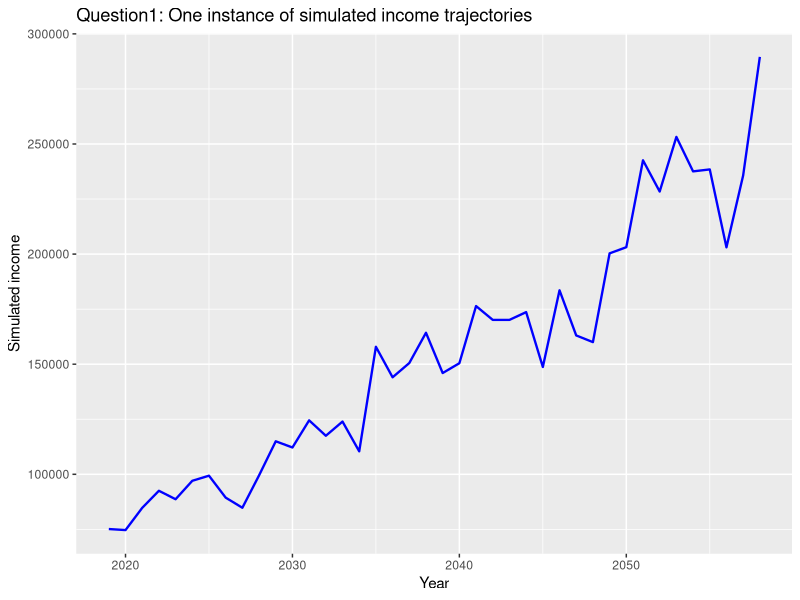

The R script that drew this image: (Note: this script raises an error after producing the figure.)
## ---- chunk 1
knitr::opts_chunk$set(echo = TRUE)
library(ggplot2)
rm(list = ls())
options(warn=-1)

## ---- chunk 2
# ===================
# inc_sim is a function to simulate the income trajectory of all simulations
# ===================

inc_sim = function(inc0, rho, g, sigma, start_time, end_time, ntrials, seed){
  set.seed(seed)
  # set up the matrix, row represents simulations and column represents time
  duration = end_time - start_time + 1
  inc_mat = as.data.frame(matrix(rep(NA, ntrials * duration), nrow = ntrials))
  rownames(inc_mat) = paste0("sim", seq(1 : ntrials))
  colnames(inc_mat) = seq(start_time, end_time)
  
  # simulate the shocks matrix
  eps_mat = as.data.frame(matrix(rnorm(ntrials * duration, 0, sigma), 
                                 nrow = ntrials, byrow = F))
  rownames(eps_mat) = paste0("sim", seq(1 : ntrials))
  colnames(eps_mat) = seq(start_time, end_time)
  
  #initialize the start year's income
  inc_mat[as.character(start_time)] = log(inc0) + 
    eps_mat[as.character(start_time)]
  
  for (year in (start_time + 1):end_time){
    inc_mat[as.character(year)] = 
      (1 - rho) * (log(inc0) + g * (year - start_time)) +
      rho * inc_mat[as.character(year - 1)] +
      eps_mat[as.character(year)]
  }
  
  return(exp(inc_mat))
  }
## ---- chunk 3
#initialize parameters
inc0 = 80000
rho = 0.2
g = 0.03
sigma = 0.1
start_time = 2019
end_time = 2058
ntrials = 10000
seed = 1
# simulate income trajectories for question 1
inc_mat1 = inc_sim(inc0, rho, g, sigma, start_time, end_time, ntrials, seed)

# pick out a simulated trajectory and plot it
inc_sim1 = as.data.frame(t(inc_mat1[1,]))
inc_sim1$year = as.numeric(rownames(inc_sim1))
plot1 = ggplot(inc_sim1, aes(year, sim1)) +
  geom_line(color = "blue", size = .8) +
  ylab("Simulated income") +
  xlab("Year") +
  ggtitle("Question1: One instance of simulated income trajectories")
print(plot1)


## ---- chunk 4
inc_start = inc_mat1[as.character(start_time)]

plot2 = ggplot(inc_mat1, aes(x = inc_mat1[as.character(start_time)])) +
  geom_histogram(bins = 50) + 
  ylab("Count of simulations") +
  xlab("Simulated start income") +
  ggtitle("Question 2: distribution of simulated start income")


print(plot2)


# calculate the upper and lower tail of the start income distribution
uppertail =  100 * length(inc_start[inc_start > 100000])/ntrials
lowertail =  100 * length(inc_start[inc_start < 70000])/ntrials
print(paste0("Percentage of class earning more than 100000: ", uppertail))
print(paste0("Percentage of class earning less than 70000: ", lowertail))


## ---- chunk 5

payoff_year = function(inc_mat, debt, end_time){
  payment_mat = t(apply(inc_mat * 0.1, 1, cumsum))    # calculate cumulative payments
  payment_mat[payment_mat < debt] = 0    # index year where debt is not paid off
  payment_mat[payment_mat >= debt] = 1    # index year where debt is paid off
  payoff_ind = end_time - as.data.frame(rowSums(payment_mat)) + 1    # calculate pay-off year
  colnames(payoff_ind) = "payoff_year"
  return(as.data.frame(payoff_ind))
}

## ---- chunk 6
payoff_year1 = payoff_year(inc_mat1, 95000, 2058)

plot3 = ggplot(payoff_year1, aes(x = payoff_year1$payoff_year )) +
  geom_histogram(bins = length(unique(payoff_year1$payoff_year))) + 
  ylab("Count of simulated students") +
  xlab("Year where simulated students pay off the debt")+
  ggtitle("Question 3: Distribution of years when debt is paid off")

print(plot3)

percentage_payoff_2028 = length(payoff_year1[payoff_year1 <= 2028])/ntrials * 100
print(paste0("Percentage of students pay off debt on /before 2028: ",
             percentage_payoff_2028))

## ---- chunk 7
inc0 = 85000
sigma = 0.15
inc_mat2 = inc_sim(inc0, rho, g, sigma, start_time, end_time, ntrials, seed)
payoff_year2 = payoff_year(inc_mat2, 95000, 2058)
plot4 = ggplot(payoff_year2, aes(x = payoff_year2$payoff_year )) +
  geom_histogram(bins = length(unique(payoff_year2$payoff_year))) + 
  ylab("Count of simulated students") +
  xlab("Year where simulated students pay off the debt")+
  ggtitle("Question 4: Distribution of years when debt is paid off")


print(plot4)

percentage_payoff_2028 = length(payoff_year2[payoff_year2 <= 2028])/ntrials * 100
print(paste0("Percentage of students pay off debt on /before 2028: ",
             percentage_payoff_2028))

